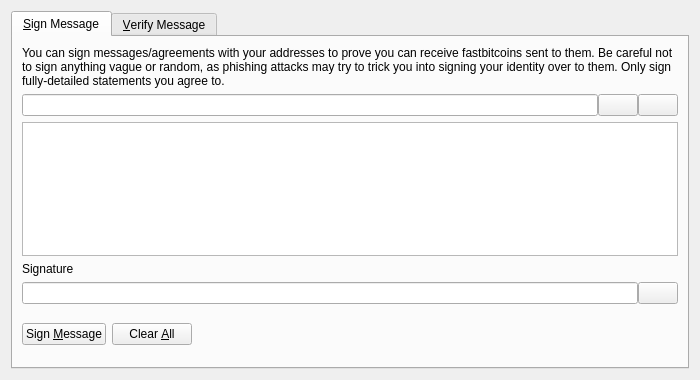
<?xml version="1.0" encoding="UTF-8"?>
<ui version="4.0">
 <class>SignVerifyMessageDialog</class>
 <widget class="QDialog" name="SignVerifyMessageDialog">
  <property name="geometry">
   <rect>
    <x>0</x>
    <y>0</y>
    <width>700</width>
    <height>380</height>
   </rect>
  </property>
  <property name="windowTitle">
   <string>Signatures - Sign / Verify a Message</string>
  </property>
  <property name="modal">
   <bool>true</bool>
  </property>
  <layout class="QVBoxLayout" name="verticalLayout">
   <item>
    <widget class="QTabWidget" name="tabWidget">
     <property name="currentIndex">
      <number>0</number>
     </property>
     <widget class="QWidget" name="tabSignMessage">
      <attribute name="title">
       <string>&amp;Sign Message</string>
      </attribute>
      <layout class="QVBoxLayout" name="verticalLayout_SM">
       <item>
        <widget class="QLabel" name="infoLabel_SM">
         <property name="text">
          <string>You can sign messages/agreements with your addresses to prove you can receive fastbitcoins sent to them. Be careful not to sign anything vague or random, as phishing attacks may try to trick you into signing your identity over to them. Only sign fully-detailed statements you agree to.</string>
         </property>
         <property name="textFormat">
          <enum>Qt::PlainText</enum>
         </property>
         <property name="wordWrap">
          <bool>true</bool>
         </property>
        </widget>
       </item>
       <item>
        <layout class="QHBoxLayout" name="horizontalLayout_1_SM">
         <property name="spacing">
          <number>0</number>
         </property>
         <item>
          <widget class="QValidatedLineEdit" name="addressIn_SM">
           <property name="toolTip">
            <string>The FastBitcoin address to sign the message with</string>
           </property>
          </widget>
         </item>
         <item>
          <widget class="QPushButton" name="addressBookButton_SM">
           <property name="toolTip">
            <string>Choose previously used address</string>
           </property>
           <property name="text">
            <string/>
           </property>
           <property name="icon">
            <iconset resource="../fastbitcoin.qrc">
             <normaloff>:/icons/address-book</normaloff>:/icons/address-book</iconset>
           </property>
           <property name="shortcut">
            <string>Alt+A</string>
           </property>
           <property name="autoDefault">
            <bool>false</bool>
           </property>
          </widget>
         </item>
         <item>
          <widget class="QPushButton" name="pasteButton_SM">
           <property name="toolTip">
            <string>Paste address from clipboard</string>
           </property>
           <property name="text">
            <string/>
           </property>
           <property name="icon">
            <iconset resource="../fastbitcoin.qrc">
             <normaloff>:/icons/editpaste</normaloff>:/icons/editpaste</iconset>
           </property>
           <property name="shortcut">
            <string>Alt+P</string>
           </property>
           <property name="autoDefault">
            <bool>false</bool>
           </property>
          </widget>
         </item>
        </layout>
       </item>
       <item>
        <widget class="QPlainTextEdit" name="messageIn_SM">
         <property name="toolTip">
          <string>Enter the message you want to sign here</string>
         </property>
        </widget>
       </item>
       <item>
        <widget class="QLabel" name="signatureLabel_SM">
         <property name="text">
          <string>Signature</string>
         </property>
         <property name="textFormat">
          <enum>Qt::PlainText</enum>
         </property>
        </widget>
       </item>
       <item>
        <layout class="QHBoxLayout" name="horizontalLayout_2_SM">
         <property name="spacing">
          <number>0</number>
         </property>
         <item>
          <widget class="QLineEdit" name="signatureOut_SM">
           <property name="font">
            <font>
             <italic>true</italic>
            </font>
           </property>
           <property name="readOnly">
            <bool>true</bool>
           </property>
          </widget>
         </item>
         <item>
          <widget class="QPushButton" name="copySignatureButton_SM">
           <property name="toolTip">
            <string>Copy the current signature to the system clipboard</string>
           </property>
           <property name="text">
            <string/>
           </property>
           <property name="icon">
            <iconset resource="../fastbitcoin.qrc">
             <normaloff>:/icons/editcopy</normaloff>:/icons/editcopy</iconset>
           </property>
           <property name="autoDefault">
            <bool>false</bool>
           </property>
          </widget>
         </item>
        </layout>
       </item>
       <item>
        <layout class="QHBoxLayout" name="horizontalLayout_3_SM">
         <item>
          <widget class="QPushButton" name="signMessageButton_SM">
           <property name="toolTip">
            <string>Sign the message to prove you own this FastBitcoin address</string>
           </property>
           <property name="text">
            <string>Sign &amp;Message</string>
           </property>
           <property name="icon">
            <iconset resource="../fastbitcoin.qrc">
             <normaloff>:/icons/edit</normaloff>:/icons/edit</iconset>
           </property>
           <property name="autoDefault">
            <bool>false</bool>
           </property>
          </widget>
         </item>
         <item>
          <widget class="QPushButton" name="clearButton_SM">
           <property name="toolTip">
            <string>Reset all sign message fields</string>
           </property>
           <property name="text">
            <string>Clear &amp;All</string>
           </property>
           <property name="icon">
            <iconset resource="../fastbitcoin.qrc">
             <normaloff>:/icons/remove</normaloff>:/icons/remove</iconset>
           </property>
           <property name="autoDefault">
            <bool>false</bool>
           </property>
          </widget>
         </item>
         <item>
          <spacer name="horizontalSpacer_1_SM">
           <property name="orientation">
            <enum>Qt::Horizontal</enum>
           </property>
           <property name="sizeHint" stdset="0">
            <size>
             <width>40</width>
             <height>48</height>
            </size>
           </property>
          </spacer>
         </item>
         <item>
          <widget class="QLabel" name="statusLabel_SM">
           <property name="font">
            <font>
             <weight>75</weight>
             <bold>true</bold>
            </font>
           </property>
           <property name="text">
            <string/>
           </property>
           <property name="wordWrap">
            <bool>true</bool>
           </property>
          </widget>
         </item>
         <item>
          <spacer name="horizontalSpacer_2_SM">
           <property name="orientation">
            <enum>Qt::Horizontal</enum>
           </property>
           <property name="sizeHint" stdset="0">
            <size>
             <width>40</width>
             <height>48</height>
            </size>
           </property>
          </spacer>
         </item>
        </layout>
       </item>
      </layout>
     </widget>
     <widget class="QWidget" name="tabVerifyMessage">
      <attribute name="title">
       <string>&amp;Verify Message</string>
      </attribute>
      <layout class="QVBoxLayout" name="verticalLayout_VM">
       <item>
        <widget class="QLabel" name="infoLabel_VM">
         <property name="text">
          <string>Enter the receiver's address, message (ensure you copy line breaks, spaces, tabs, etc. exactly) and signature below to verify the message. Be careful not to read more into the signature than what is in the signed message itself, to avoid being tricked by a man-in-the-middle attack. Note that this only proves the signing party receives with the address, it cannot prove sendership of any transaction!</string>
         </property>
         <property name="textFormat">
          <enum>Qt::PlainText</enum>
         </property>
         <property name="alignment">
          <set>Qt::AlignLeading|Qt::AlignLeft|Qt::AlignTop</set>
         </property>
         <property name="wordWrap">
          <bool>true</bool>
         </property>
        </widget>
       </item>
       <item>
        <layout class="QHBoxLayout" name="horizontalLayout_1_VM">
         <property name="spacing">
          <number>0</number>
         </property>
         <item>
          <widget class="QValidatedLineEdit" name="addressIn_VM">
           <property name="toolTip">
            <string>The FastBitcoin address the message was signed with</string>
           </property>
          </widget>
         </item>
         <item>
          <widget class="QPushButton" name="addressBookButton_VM">
           <property name="toolTip">
            <string>Choose previously used address</string>
           </property>
           <property name="text">
            <string/>
           </property>
           <property name="icon">
            <iconset resource="../fastbitcoin.qrc">
             <normaloff>:/icons/address-book</normaloff>:/icons/address-book</iconset>
           </property>
           <property name="shortcut">
            <string>Alt+A</string>
           </property>
           <property name="autoDefault">
            <bool>false</bool>
           </property>
          </widget>
         </item>
        </layout>
       </item>
       <item>
        <widget class="QPlainTextEdit" name="messageIn_VM"/>
       </item>
       <item>
        <widget class="QValidatedLineEdit" name="signatureIn_VM"/>
       </item>
       <item>
        <layout class="QHBoxLayout" name="horizontalLayout_2_VM">
         <item>
          <widget class="QPushButton" name="verifyMessageButton_VM">
           <property name="toolTip">
            <string>Verify the message to ensure it was signed with the specified FastBitcoin address</string>
           </property>
           <property name="text">
            <string>Verify &amp;Message</string>
           </property>
           <property name="icon">
            <iconset resource="../fastbitcoin.qrc">
             <normaloff>:/icons/transaction_0</normaloff>:/icons/transaction_0</iconset>
           </property>
           <property name="autoDefault">
            <bool>false</bool>
           </property>
          </widget>
         </item>
         <item>
          <widget class="QPushButton" name="clearButton_VM">
           <property name="toolTip">
            <string>Reset all verify message fields</string>
           </property>
           <property name="text">
            <string>Clear &amp;All</string>
           </property>
           <property name="icon">
            <iconset resource="../fastbitcoin.qrc">
             <normaloff>:/icons/remove</normaloff>:/icons/remove</iconset>
           </property>
           <property name="autoDefault">
            <bool>false</bool>
           </property>
          </widget>
         </item>
         <item>
          <spacer name="horizontalSpacer_1_VM">
           <property name="orientation">
            <enum>Qt::Horizontal</enum>
           </property>
           <property name="sizeHint" stdset="0">
            <size>
             <width>40</width>
             <height>48</height>
            </size>
           </property>
          </spacer>
         </item>
         <item>
          <widget class="QLabel" name="statusLabel_VM">
           <property name="font">
            <font>
             <weight>75</weight>
             <bold>true</bold>
            </font>
           </property>
           <property name="text">
            <string/>
           </property>
           <property name="wordWrap">
            <bool>true</bool>
           </property>
          </widget>
         </item>
         <item>
          <spacer name="horizontalSpacer_2_VM">
           <property name="orientation">
            <enum>Qt::Horizontal</enum>
           </property>
           <property name="sizeHint" stdset="0">
            <size>
             <width>40</width>
             <height>48</height>
            </size>
           </property>
          </spacer>
         </item>
        </layout>
       </item>
      </layout>
     </widget>
    </widget>
   </item>
  </layout>
 </widget>
 <customwidgets>
  <customwidget>
   <class>QValidatedLineEdit</class>
   <extends>QLineEdit</extends>
   <header>qvalidatedlineedit.h</header>
  </customwidget>
 </customwidgets>
 <resources>
  <include location="../fastbitcoin.qrc"/>
 </resources>
 <connections/>
</ui>
